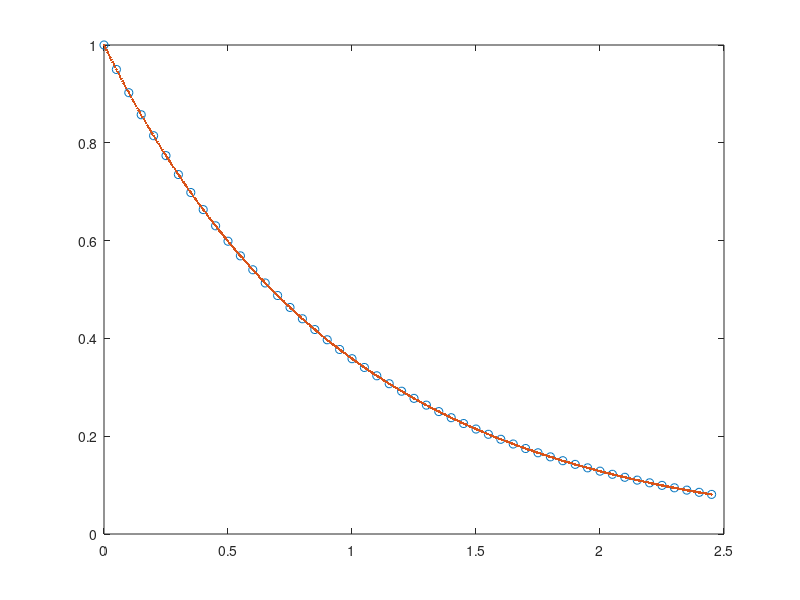
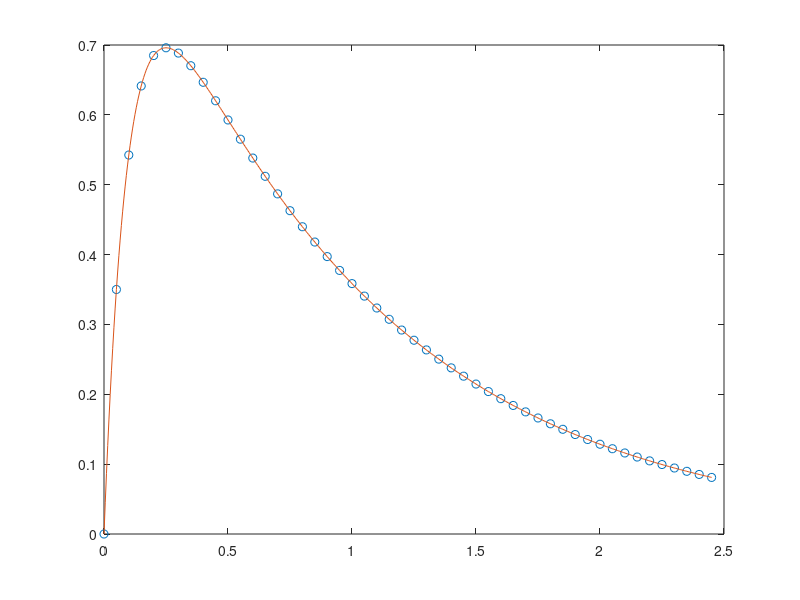

Source code (MATLAB) for these figures, in order:
%% AR(1)

g = 0.95;
s = [1,zeros(1,49)];
dt = 0.05;
c = filter(1,[1,-g],s);
tau = -dt/log(g);
sf = 10;
dt2 = dt/sf;
t = (0:49)*dt;
t2 = t(1):dt2:t(end);
h = exp(-t2/tau);
figure;plot(t,c,'o'); hold all; plot(t2,h,'.');


%% AR(2)
s = [0,1,zeros(1,48)];
gr = [0.6,0.95];
c2 = filter(1,poly(gr),s);
tau = -dt./log(gr);
h2 = exp(-t2/max(tau)) - exp(-t2/min(tau));
figure;plot(t,c2*abs(diff(gr)),'o'); hold all; plot(t2,h2);
